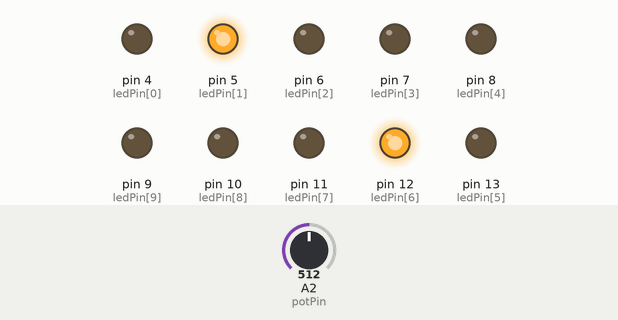
Bench run of a sketch on a simulated Arduino Uno, built with avr-gcc and run on an emulated ATmega328P. On the bench: output pins drawn as LEDs (lit = HIGH). Inputs (shaded band) come from the test bench; at power-on: A2 (potPin) = 512.

Above: at 1.2 s.
1.3 s: A2 (potPin) set to 0
At 1.6 s:
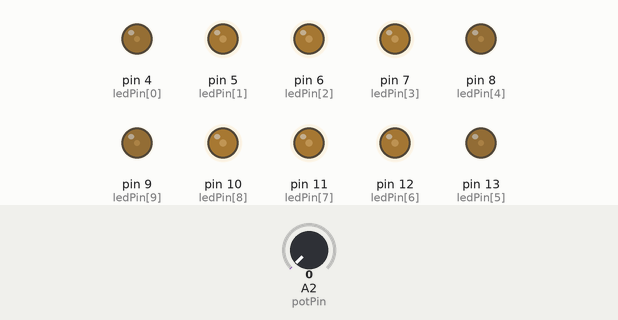
4.3 s: A2 (potPin) set to 20
At 4.48 s:
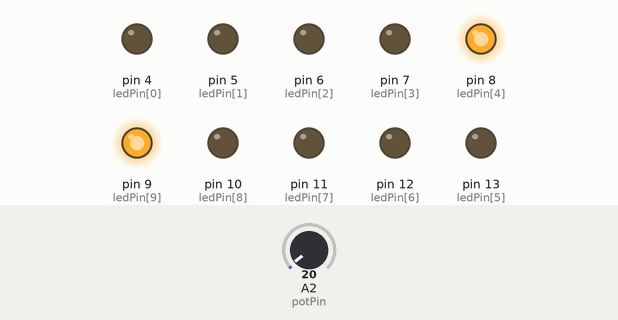
At 5.13 s:
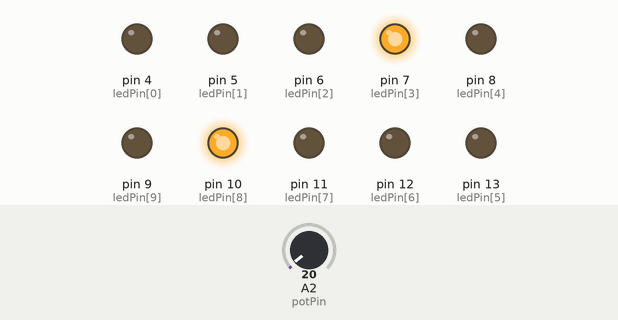
7.3 s: A2 (potPin) set to 0
Timing chart, 0 to 36.3 s (numbered marks = the images above; inputs shaded):
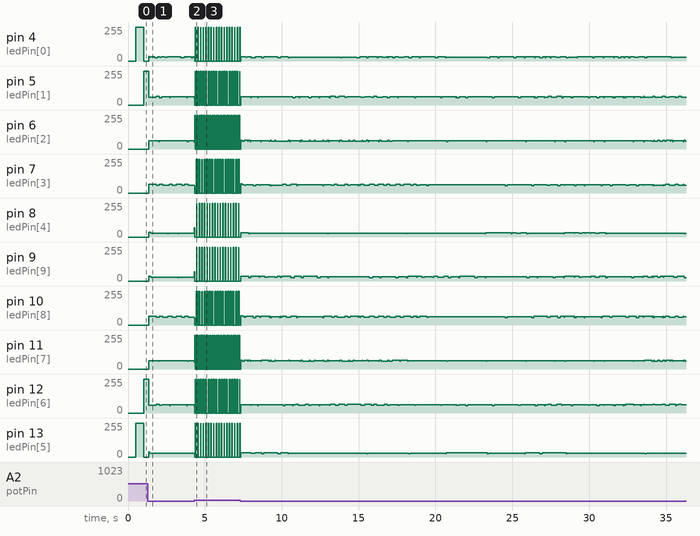

The sketch:

LightEffectWithLedsTwo.ino
```cpp
byte ledPin[10] = {4, 5, 6, 7, 8, 13, 12, 11, 10, 9}; // cria um array para os pinos dos LEDs
                                                      // ha uma inversao da ordem para gerar efeito
int ledDelay;                                         // intervalo entre as alterações
boolean direction = true;                             // relacao com o indice do array
int currentLED = 0;
unsigned long changeTime;
int potPin = A2;                                      // potenciometro

void setup() {
  //Serial.begin(9600);

  // define todos os pinos como saída
  for (int x = 0; x < 10; x++) {
    pinMode(ledPin[x], OUTPUT);
  }
  changeTime = millis();
}

void loop() {
  // leitura do potenciometro
  ledDelay = analogRead(potPin);

  /*
    Serial.print("ledDelay: ");
    Serial.println(ledDelay);
  */

  // verifica se já transcorreram ledDelay ms desde
  if ((millis() - changeTime) > ledDelay) {
    changeLED();
    changeTime = millis();
  }
}

void changeLED() {
  // apaga todos os LEDs
  for (int x = 0; x < 10; x++) {
    digitalWrite(ledPin[x], LOW);
  }

  // acende o LED atual em um sentido
  digitalWrite(ledPin[currentLED], HIGH);
  // acende o LED atual no sentido oposto
  digitalWrite(ledPin[currentLED + 5], HIGH);
  // incrementa de acordo com o valor da direcao
  currentLED += (direction == true) ? 1 : -1;

  // altera a direcao se atingir o fim
  if (currentLED == 4) {
    direction = false;
  }
  if (currentLED == 0) {
    direction = true;
  }
}
```

Measured:
- after the input at 1.3 s, pin 13 (ledPin[5]): 0/255 → 28/255 after 0.05 s
- after the input at 4.3 s, pin 8 (ledPin[4]), pin 9 (ledPin[9]): 30/255 → 70/255 at once, then repeats every 0.14 s: 0/255 0.12 s, 255/255 0.02 s; pin 13 (ledPin[5]): 28/255 → 0/255 after 0.05 s, then repeats every 0.17 s: 255/255 0.02 s, 0/255 0.15 s
